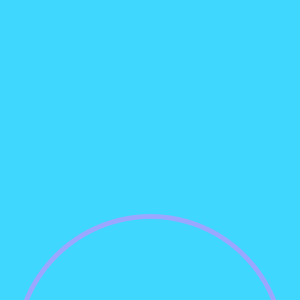
Frame 1 (no input)
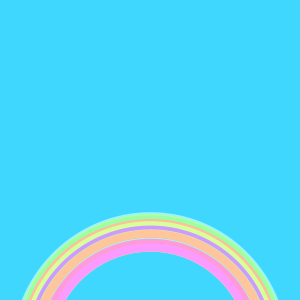
Frame 60 (the mouse pressed at the canvas centre just before this capture)
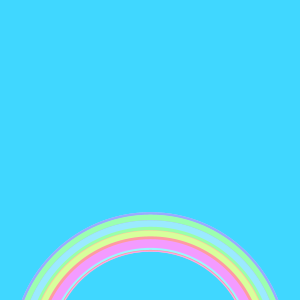
Frame 120 (the mouse held since frame 60 and released just before this capture)

The Processing sketch that drew these frames (run headless with seeded random() and noise(); from frame 60 on, the mouse is pressed at the canvas centre):

// Processing sketch: rainbow
// ── rainbow.pde
void setup() {
	size(300,300);
	background(#40D7FF);	
	colorMode(HSB);
}

void draw() {
	noFill();
	// strokeWeight(6);

	stroke(random(255),100,255); // Hue, Saturation and Brightness
	strokeWeight(random(3,10));
	float rainbow_size = random(200,270);
	ellipse(150, 350, rainbow_size, rainbow_size);

	// stroke(255,182,64);
	// ellipse(150, 300, 286, 286);

	// stroke(255,249,64);
	// ellipse(150, 300, 282, 282);

	// stroke(0,255,0);
	// ellipse(150, 300, 278, 278);

	// stroke(0,0,255);
	// ellipse(150, 300, 274, 274);

	// stroke(153,64,255);
	// ellipse(150, 300, 270, 270);
}
